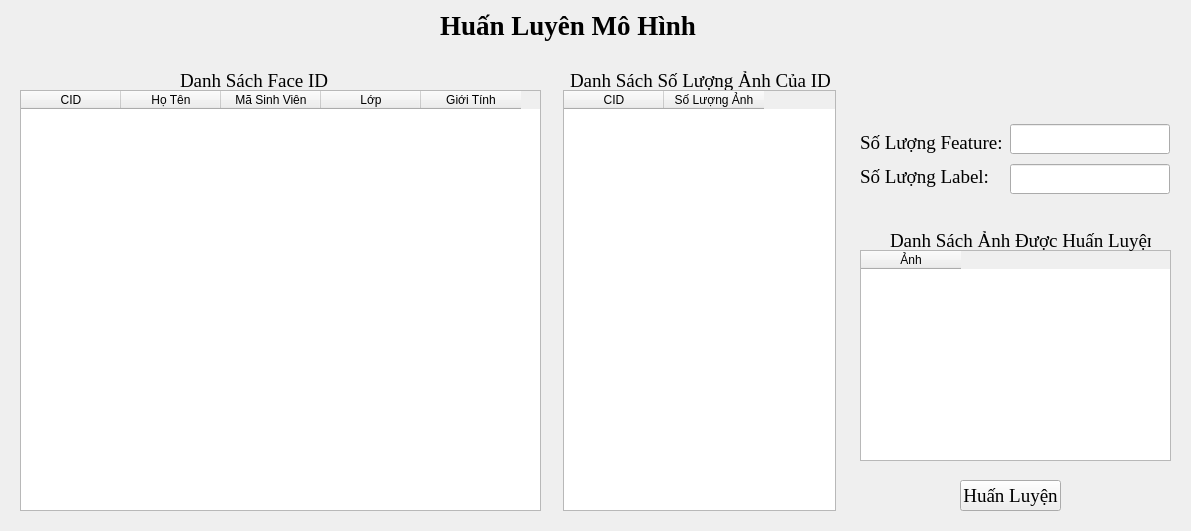
<?xml version="1.0" encoding="UTF-8"?>
<ui version="4.0">
 <class>frameTrainning</class>
 <widget class="QFrame" name="frameTrainning">
  <property name="geometry">
   <rect>
    <x>0</x>
    <y>0</y>
    <width>1191</width>
    <height>531</height>
   </rect>
  </property>
  <property name="windowTitle">
   <string>Frame</string>
  </property>
  <widget class="QLabel" name="label_7">
   <property name="geometry">
    <rect>
     <x>440</x>
     <y>10</y>
     <width>281</width>
     <height>31</height>
    </rect>
   </property>
   <property name="font">
    <font>
     <family>Times New Roman</family>
     <pointsize>20</pointsize>
     <weight>75</weight>
     <bold>true</bold>
    </font>
   </property>
   <property name="text">
    <string>Huấn Luyên Mô Hình</string>
   </property>
  </widget>
  <widget class="QWidget" name="verticalLayoutWidget">
   <property name="geometry">
    <rect>
     <x>860</x>
     <y>129</y>
     <width>151</width>
     <height>61</height>
    </rect>
   </property>
   <layout class="QVBoxLayout" name="verticalLayout">
    <item>
     <widget class="QLabel" name="label">
      <property name="font">
       <font>
        <family>Times New Roman</family>
        <pointsize>14</pointsize>
       </font>
      </property>
      <property name="text">
       <string>Số Lượng Feature:</string>
      </property>
     </widget>
    </item>
    <item>
     <widget class="QLabel" name="label_2">
      <property name="font">
       <font>
        <family>Times New Roman</family>
        <pointsize>14</pointsize>
       </font>
      </property>
      <property name="text">
       <string>Số Lượng Label:</string>
      </property>
     </widget>
    </item>
   </layout>
  </widget>
  <widget class="QWidget" name="verticalLayoutWidget_2">
   <property name="geometry">
    <rect>
     <x>1010</x>
     <y>120</y>
     <width>160</width>
     <height>80</height>
    </rect>
   </property>
   <layout class="QVBoxLayout" name="verticalLayout_2">
    <item>
     <widget class="QLineEdit" name="txtNumFeature">
      <property name="font">
       <font>
        <family>Times New Roman</family>
        <pointsize>14</pointsize>
       </font>
      </property>
     </widget>
    </item>
    <item>
     <widget class="QLineEdit" name="txtNumLabel">
      <property name="font">
       <font>
        <family>Times New Roman</family>
        <pointsize>14</pointsize>
       </font>
      </property>
     </widget>
    </item>
   </layout>
  </widget>
  <widget class="QLabel" name="label_3">
   <property name="geometry">
    <rect>
     <x>180</x>
     <y>70</y>
     <width>151</width>
     <height>21</height>
    </rect>
   </property>
   <property name="font">
    <font>
     <family>Times New Roman</family>
     <pointsize>14</pointsize>
    </font>
   </property>
   <property name="text">
    <string>Danh Sách Face ID</string>
   </property>
  </widget>
  <widget class="QLabel" name="label_4">
   <property name="geometry">
    <rect>
     <x>570</x>
     <y>70</y>
     <width>261</width>
     <height>21</height>
    </rect>
   </property>
   <property name="font">
    <font>
     <family>Times New Roman</family>
     <pointsize>14</pointsize>
    </font>
   </property>
   <property name="text">
    <string>Danh Sách Số Lượng Ảnh Của ID</string>
   </property>
  </widget>
  <widget class="QPushButton" name="btTrainning">
   <property name="geometry">
    <rect>
     <x>960</x>
     <y>480</y>
     <width>101</width>
     <height>31</height>
    </rect>
   </property>
   <property name="font">
    <font>
     <family>Times New Roman</family>
     <pointsize>14</pointsize>
    </font>
   </property>
   <property name="text">
    <string>Huấn Luyện</string>
   </property>
  </widget>
  <widget class="QTableWidget" name="tableWidget">
   <property name="geometry">
    <rect>
     <x>860</x>
     <y>250</y>
     <width>311</width>
     <height>211</height>
    </rect>
   </property>
   <column>
    <property name="text">
     <string>Ảnh</string>
    </property>
    <property name="textAlignment">
     <set>AlignCenter</set>
    </property>
   </column>
  </widget>
  <widget class="QLabel" name="label_5">
   <property name="geometry">
    <rect>
     <x>890</x>
     <y>230</y>
     <width>261</width>
     <height>21</height>
    </rect>
   </property>
   <property name="font">
    <font>
     <family>Times New Roman</family>
     <pointsize>14</pointsize>
    </font>
   </property>
   <property name="text">
    <string>Danh Sách Ảnh Được Huấn Luyện</string>
   </property>
  </widget>
  <widget class="QTableWidget" name="tableWidget_2">
   <property name="geometry">
    <rect>
     <x>20</x>
     <y>90</y>
     <width>521</width>
     <height>421</height>
    </rect>
   </property>
   <column>
    <property name="text">
     <string>CID</string>
    </property>
    <property name="textAlignment">
     <set>AlignCenter</set>
    </property>
   </column>
   <column>
    <property name="text">
     <string>Họ Tên</string>
    </property>
   </column>
   <column>
    <property name="text">
     <string>Mã Sinh Viên</string>
    </property>
   </column>
   <column>
    <property name="text">
     <string>Lớp</string>
    </property>
   </column>
   <column>
    <property name="text">
     <string>Giới Tính</string>
    </property>
   </column>
  </widget>
  <widget class="QTableWidget" name="tableWidget_3">
   <property name="geometry">
    <rect>
     <x>563</x>
     <y>90</y>
     <width>273</width>
     <height>421</height>
    </rect>
   </property>
   <column>
    <property name="text">
     <string>CID</string>
    </property>
    <property name="textAlignment">
     <set>AlignCenter</set>
    </property>
   </column>
   <column>
    <property name="text">
     <string>Số Lượng Ảnh</string>
    </property>
   </column>
  </widget>
 </widget>
 <resources/>
 <connections/>
</ui>
